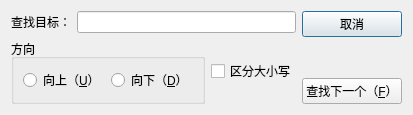
<?xml version="1.0" encoding="UTF-8"?>
<ui version="4.0">
 <class>SearchDialog</class>
 <widget class="QDialog" name="SearchDialog">
  <property name="geometry">
   <rect>
    <x>0</x>
    <y>0</y>
    <width>336</width>
    <height>82</height>
   </rect>
  </property>
  <property name="windowTitle">
   <string>查找</string>
  </property>
  <layout class="QHBoxLayout" name="horizontalLayout_4">
   <item>
    <layout class="QVBoxLayout" name="verticalLayout_2">
     <item>
      <layout class="QHBoxLayout" name="horizontalLayout">
       <item>
        <widget class="QLabel" name="label">
         <property name="text">
          <string>查找目标：</string>
         </property>
        </widget>
       </item>
       <item>
        <widget class="QLineEdit" name="SearchText"/>
       </item>
      </layout>
     </item>
     <item>
      <layout class="QHBoxLayout" name="horizontalLayout_3">
       <item>
        <widget class="QGroupBox" name="groupBox">
         <property name="title">
          <string>方向</string>
         </property>
         <layout class="QHBoxLayout" name="horizontalLayout_2">
          <item>
           <widget class="QRadioButton" name="rbUp">
            <property name="text">
             <string>向上（&amp;U）</string>
            </property>
           </widget>
          </item>
          <item>
           <widget class="QRadioButton" name="rbDown">
            <property name="text">
             <string>向下（&amp;D）</string>
            </property>
           </widget>
          </item>
         </layout>
        </widget>
       </item>
       <item>
        <widget class="QCheckBox" name="cbCaseSensetive">
         <property name="text">
          <string>区分大小写</string>
         </property>
        </widget>
       </item>
      </layout>
     </item>
    </layout>
   </item>
   <item>
    <layout class="QVBoxLayout" name="verticalLayout">
     <item>
      <widget class="QPushButton" name="btCancel">
       <property name="text">
        <string>取消</string>
       </property>
      </widget>
     </item>
     <item>
      <spacer name="verticalSpacer">
       <property name="orientation">
        <enum>Qt::Orientation::Vertical</enum>
       </property>
       <property name="sizeHint" stdset="0">
        <size>
         <width>20</width>
         <height>40</height>
        </size>
       </property>
      </spacer>
     </item>
     <item>
      <widget class="QPushButton" name="btFindNext">
       <property name="text">
        <string>查找下一个（&amp;F）</string>
       </property>
      </widget>
     </item>
    </layout>
   </item>
  </layout>
 </widget>
 <resources/>
 <connections/>
</ui>
